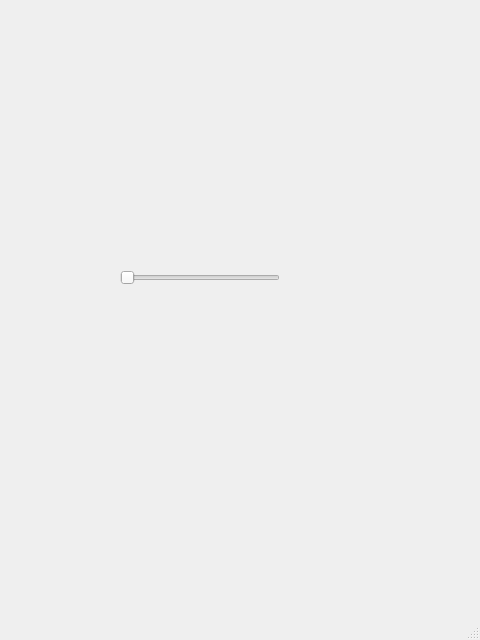
<?xml version="1.0" encoding="UTF-8"?>
<ui version="4.0">
 <class>SubWindow</class>
 <widget class="QMainWindow" name="SubWindow">
  <property name="geometry">
   <rect>
    <x>0</x>
    <y>0</y>
    <width>480</width>
    <height>640</height>
   </rect>
  </property>
  <property name="windowTitle">
   <string>MainWindow</string>
  </property>
  <widget class="QWidget" name="centralwidget">
   <widget class="QSlider" name="horizontalSlider">
    <property name="geometry">
     <rect>
      <x>120</x>
      <y>270</y>
      <width>160</width>
      <height>16</height>
     </rect>
    </property>
    <property name="orientation">
     <enum>Qt::Horizontal</enum>
    </property>
   </widget>
  </widget>
  <widget class="QMenuBar" name="menubar">
   <property name="geometry">
    <rect>
     <x>0</x>
     <y>0</y>
     <width>480</width>
     <height>18</height>
    </rect>
   </property>
  </widget>
  <widget class="QStatusBar" name="statusbar"/>
 </widget>
 <resources/>
 <connections/>
</ui>
